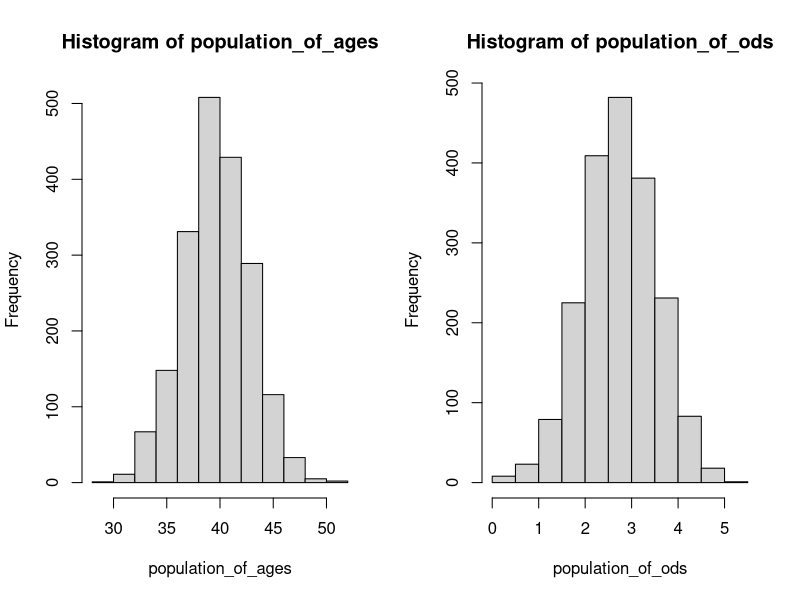
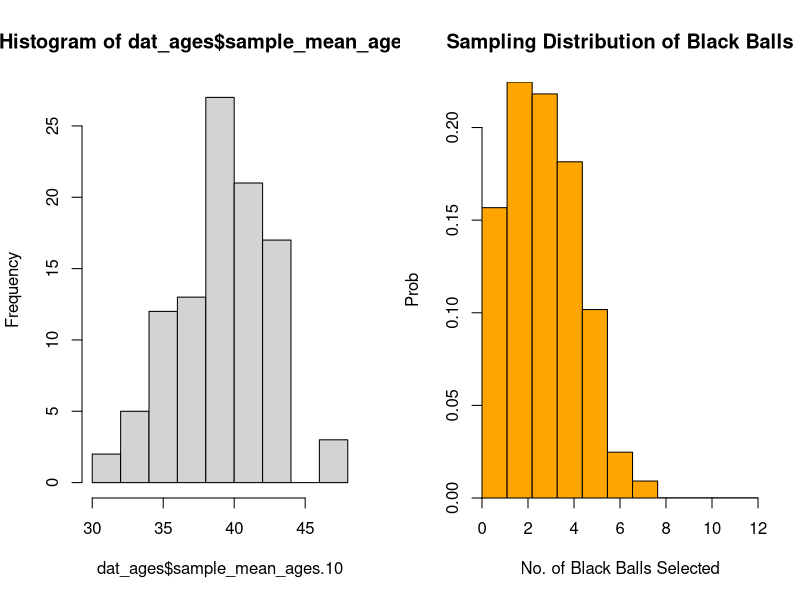

These charts were generated, in order, by the following R code:
## ---- chunk 1
knitr::opts_chunk$set(echo = TRUE)
## ---- chunk 2
set.seed(1)
population_of_ages <- rnorm(1940, mean=39.7, sd=3)
population_of_ods <- rnorm(1940, mean=2.72, sd=.75)
## ---- chunk 3
mean(population_of_ages)
sd(population_of_ages)
mean(population_of_ods)
sd(population_of_ods)
## ---- chunk 4
par(mfrow=c(1,2))
hist(population_of_ages)
hist(population_of_ods)
## ---- chunk 5
dat <- data.frame(matrix(NA, ncol = 2, nrow = 100))
## ---- chunk 6
sample_mean_ages <- sample(population_of_ages, size=100, replace=TRUE)
sample_mean_ods <- sample(population_of_ods, size=100, replace=TRUE)

mean(sample_mean_ages)
sd(sample_mean_ages)

mean(sample_mean_ods)
sd(sample_mean_ods)
## ---- chunk 7
results <- data.frame(
  OD_pop_mean = round(mean(population_of_ods),2), 
  OD_sample_mean = round(mean(sample_mean_ods),2),
  OD_pop_sd = round(sd(population_of_ods),2), 
  OD_sample_sd = round(sd(sample_mean_ods),2))

knitr::kable(results, caption = "Simulation Results")
## ---- chunk 8
for (i in 1:10) {
  sample_mean_ages <- sample(population_of_ages, size=100, replace=TRUE)
  sample_mean_ods <- sample(population_of_ods, size=100, replace=TRUE)
  print(sample_mean_ods)
  dat <- cbind(sample_mean_ages, sample_mean_ods, dat[ , ]) 
}
## ---- chunk 9
dat <- dat[, -c(21:22)]
## ---- chunk 10
library(tidyr)
library(dplyr)

dat_ages <- dat[grepl('ages', colnames(dat))]
colnames(dat_ages)[1] <- "sample_mean_ages.10"

hist(dat_ages$sample_mean_ages.10)

## ---- chunk 11
dat_ages_sampling_dist <- dat_ages %>% 
  summarise_all(list(mean))
dat_ages_long <- tidyr::gather(dat_ages_sampling_dist)  
print(dat_ages_long$value)

## ---- chunk 12
ball_experiment <- function(){
  sample(1:100, size = 12, replace = TRUE)
}
## ---- chunk 13
many_rolls <- replicate(1000, ball_experiment())
## ---- chunk 14
df <- data.frame(ball_1 = many_rolls[1, ],
                 ball_2 = many_rolls[2, ],
                 ball_3 = many_rolls[3, ],
                 ball_4 = many_rolls[4, ],
                 ball_5 = many_rolls[5, ],
                 ball_6 = many_rolls[6, ],
                 ball_7 = many_rolls[7, ],
                 ball_8 = many_rolls[8, ],
                 ball_9 = many_rolls[9, ],
                 ball_10 = many_rolls[10, ],
                 ball_11 = many_rolls[11, ],
                 ball_12 = many_rolls[12, ]
                 )
## ---- chunk 15
df <- ifelse(df[, 1:12] < 25, "black", "white")
df <- data.frame(df)

## ---- chunk 16
df$no_black_balls <- rowSums(df == "black")
df$no_white_balls <- rowSums(df == "white")
df$prob_black_ball <- df$no_black_balls/12
## ---- chunk 17
hist(df$no_black_balls, breaks=seq(0,12,l=12),
     freq=FALSE,col="orange",main="Sampling Distribution of Black Balls",
     xlab="No. of Black Balls Selected",ylab="Prob",yaxs="i",xaxs="i")

